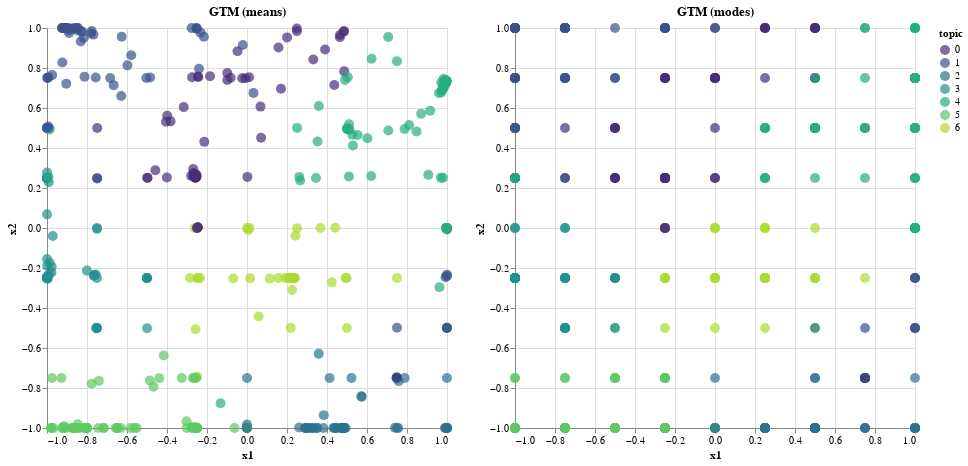

The code cell stored with this chart in its notebook:
### Code cell
# 두 시각화 결합
gtm_chart = gtm_means_chart | gtm_modes_chart
gtm_chart.display()

### Figure 1 — Vega-Lite specification as saved in the notebook (floating-point values rounded to 4 significant figures; data arrays with more than 128 entries replaced by an {"elided": "..."} marker saying what was removed)
{"config": {"view": {"continuousWidth": 300, "continuousHeight": 300}}, "hconcat": [{"data": {"name": "data-1aea1e8091625aaeb3dbd9acb871a798"}, "mark": {"type": "circle"}, "encoding": {"color": {"field": "topic", "scale": {"scheme": "viridis"}, "type": "nominal"}, "size": {"value": 100}, "tooltip": [{"field": "x1", "type": "quantitative"}, {"field": "x2", "type": "quantitative"}, {"field": "topic", "type": "nominal"}], "x": {"field": "x1", "type": "quantitative"}, "y": {"field": "x2", "type": "quantitative"}}, "height": 400, "title": "GTM (means)", "width": 400}, {"data": {"name": "data-203bc27be79fea9f92c90b19c991f9c5"}, "mark": {"type": "circle"}, "encoding": {"color": {"field": "topic", "scale": {"scheme": "viridis"}, "type": "nominal"}, "size": {"value": 100}, "tooltip": [{"field": "x1", "type": "quantitative"}, {"field": "x2", "type": "quantitative"}, {"field": "topic", "type": "nominal"}], "x": {"field": "x1", "type": "quantitative"}, "y": {"field": "x2", "type": "quantitative"}}, "height": 400, "title": "GTM (modes)", "width": 400}], "$schema": "https://vega.github.io/schema/vega-lite/v5.17.0.json", "datasets": {"data-1aea1e8091625aaeb3dbd9acb871a798": {"elided": "401 records"}, "data-203bc27be79fea9f92c90b19c991f9c5": {"elided": "401 records"}}}
